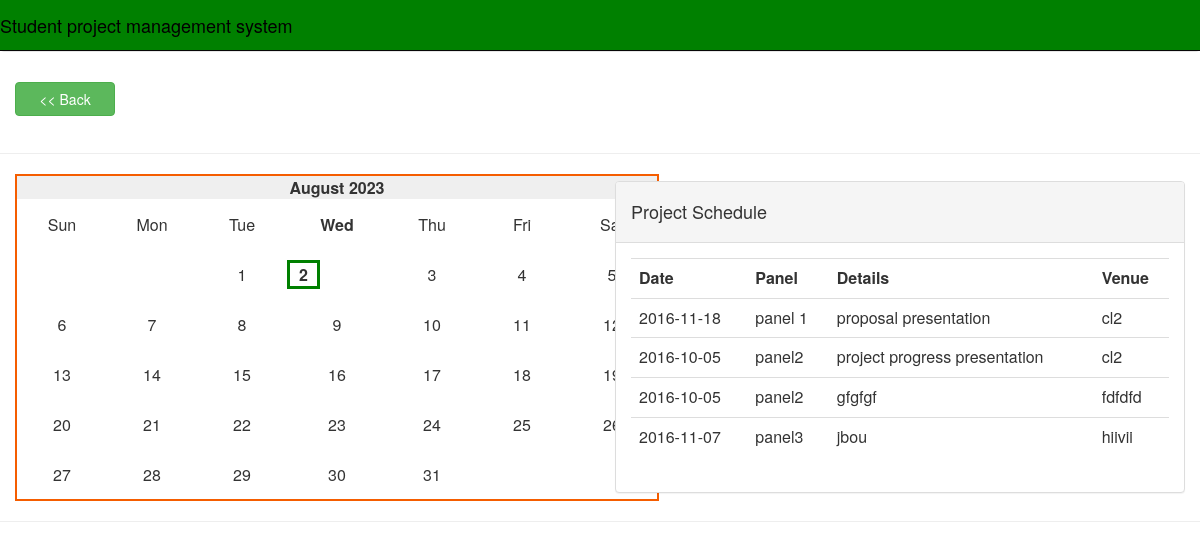
/project_schedule.php, run on the app's committed database.
### tables this page shows
CREATE TABLE IF NOT EXISTS `schedule` (
  `id` int(11) NOT NULL AUTO_INCREMENT,
  `date` date NOT NULL,
  `panel` varchar(100) NOT NULL,
  `details` varchar(1000) NOT NULL,
  `venue` varchar(100) NOT NULL,
  PRIMARY KEY (`id`)
);

### project_schedule.php (the view, shortened to what this page needs)
<html>
<head>
		<link rel="stylesheet" href="css/bootstrap.min.css" />
</head>
<body>
		<div>  <?php
				require 'header.php';
				?>
				</div>
				<div class="panel-heading" style="text-align: center"><a href="lecturer_portal.php" role="button" class="btn btn-success" style="float: left;width: 100px">&lt;&lt; Back</a>
					</div>
					<br /><br />
					<hr />
<div class="container-fluid">
</div>
 <div class="col-sm-6" style="left: 50%;margin-top: -320px;">
    	<div class="panel panel-default">
  <div class="panel-heading"><h4>Project Schedule</h4></div>
  <div class="panel-body">
	<?php
$result=mysql_query("SELECT * from schedule ");
     echo "<table class='table table-hover'><tr><th>Date</th><th>Panel</th><th>
          Details</th><th>Venue</th></tr>";
	for($i=1;$i<=100;$i++){
						while($row=mysql_fetch_assoc($result))
  {
            echo "<tr><td>".$row['date']."</td><td>".$row['panel']."</td><td>".$row['details'].
            "</td><td>".$row['venue']."</td></tr>";
          }
          echo "</table>";
        }
 ?>
 </div>
 </div>
    </div>
<hr />
</body>
</html>

### header.php (shortened to what this page needs)
<html>
	<head>
	</head>
	<body>
		<nav class="navbar navbar-default">
  <div class="container-fluid">
    <div class="navbar navbar-inverse navbar-fixed-top " style="background-color: green;color: black; text-align: center" >
      <div class="navbar-brand"  style="color: black;">Student project management system</div>
    </div>
    <ul class="nav navbar-nav">
      <li><a href="index.php">Home</a></li>
      <li><a href="#"></a></li>
      <li><a href="#"></a></li>
      <li><a href="#"></a></li>
    </ul>
  </div>
</nav>
	</body>
</html>

### data on the page
schedule: date "2016-11-18", panel "panel 1", details "proposal presentation", venue "cl2"
schedule: date "2016-10-05", panel "panel2", details "project progress presentation", venue "cl2"
schedule: date "2016-10-05", panel "panel2", details "gfgfgf", venue "fdfdfd"
schedule: date "2016-11-07", panel "panel3", details "jbou", venue "hiivii"
